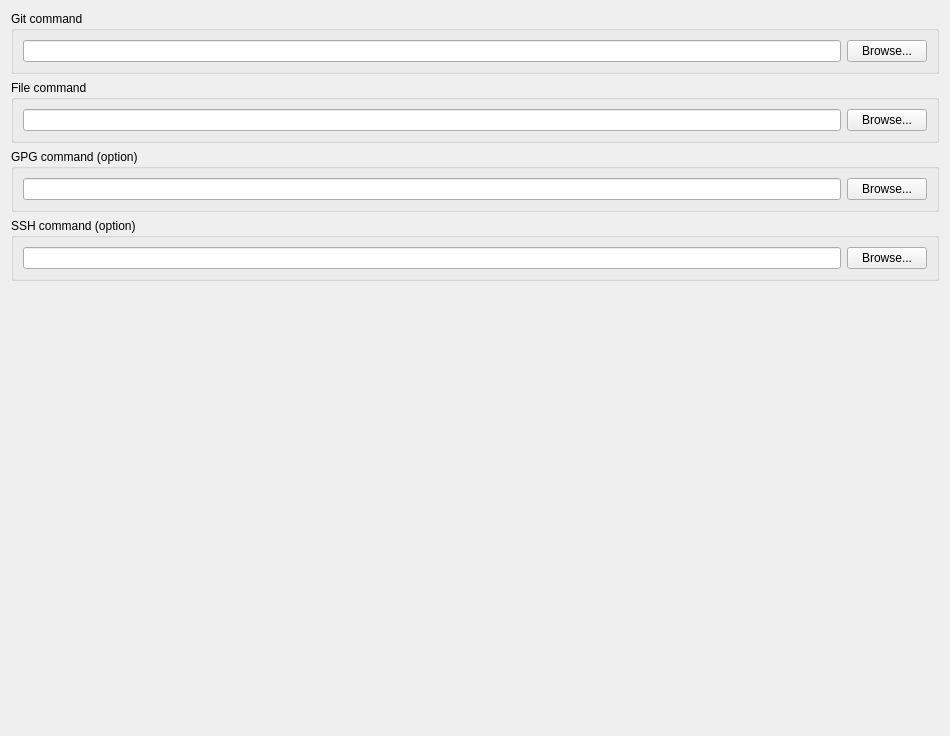
<?xml version="1.0" encoding="UTF-8"?>
<ui version="4.0">
 <class>SettingProgramsForm</class>
 <widget class="QWidget" name="SettingProgramsForm">
  <property name="geometry">
   <rect>
    <x>0</x>
    <y>0</y>
    <width>950</width>
    <height>736</height>
   </rect>
  </property>
  <property name="windowTitle">
   <string>Programs</string>
  </property>
  <layout class="QVBoxLayout" name="verticalLayout">
   <item>
    <widget class="QGroupBox" name="groupBox_2">
     <property name="title">
      <string>Git command</string>
     </property>
     <layout class="QHBoxLayout" name="horizontalLayout_4">
      <item>
       <widget class="QLineEdit" name="lineEdit_git_command"/>
      </item>
      <item>
       <widget class="QPushButton" name="pushButton_select_git_command">
        <property name="text">
         <string>Browse...</string>
        </property>
       </widget>
      </item>
     </layout>
    </widget>
   </item>
   <item>
    <widget class="QGroupBox" name="groupBox_3">
     <property name="title">
      <string>File command</string>
     </property>
     <layout class="QHBoxLayout" name="horizontalLayout_5">
      <item>
       <widget class="QLineEdit" name="lineEdit_file_command"/>
      </item>
      <item>
       <widget class="QPushButton" name="pushButton_select_file_command">
        <property name="text">
         <string>Browse...</string>
        </property>
       </widget>
      </item>
     </layout>
    </widget>
   </item>
   <item>
    <widget class="QGroupBox" name="groupBox_4">
     <property name="title">
      <string>GPG command (option)</string>
     </property>
     <layout class="QHBoxLayout" name="horizontalLayout_6">
      <item>
       <widget class="QLineEdit" name="lineEdit_gpg_command"/>
      </item>
      <item>
       <widget class="QPushButton" name="pushButton_select_gpg_command">
        <property name="text">
         <string>Browse...</string>
        </property>
       </widget>
      </item>
     </layout>
    </widget>
   </item>
   <item>
    <widget class="QGroupBox" name="groupBox_5">
     <property name="title">
      <string>SSH command (option)</string>
     </property>
     <layout class="QHBoxLayout" name="horizontalLayout_7">
      <item>
       <widget class="QLineEdit" name="lineEdit_ssh_command"/>
      </item>
      <item>
       <widget class="QPushButton" name="pushButton_select_ssh_command">
        <property name="text">
         <string>Browse...</string>
        </property>
       </widget>
      </item>
     </layout>
    </widget>
   </item>
   <item>
    <spacer name="verticalSpacer">
     <property name="orientation">
      <enum>Qt::Vertical</enum>
     </property>
     <property name="sizeHint" stdset="0">
      <size>
       <width>20</width>
       <height>74</height>
      </size>
     </property>
    </spacer>
   </item>
  </layout>
 </widget>
 <tabstops>
  <tabstop>lineEdit_git_command</tabstop>
  <tabstop>pushButton_select_git_command</tabstop>
  <tabstop>lineEdit_file_command</tabstop>
  <tabstop>pushButton_select_file_command</tabstop>
  <tabstop>lineEdit_gpg_command</tabstop>
  <tabstop>pushButton_select_gpg_command</tabstop>
 </tabstops>
 <resources/>
 <connections/>
</ui>
